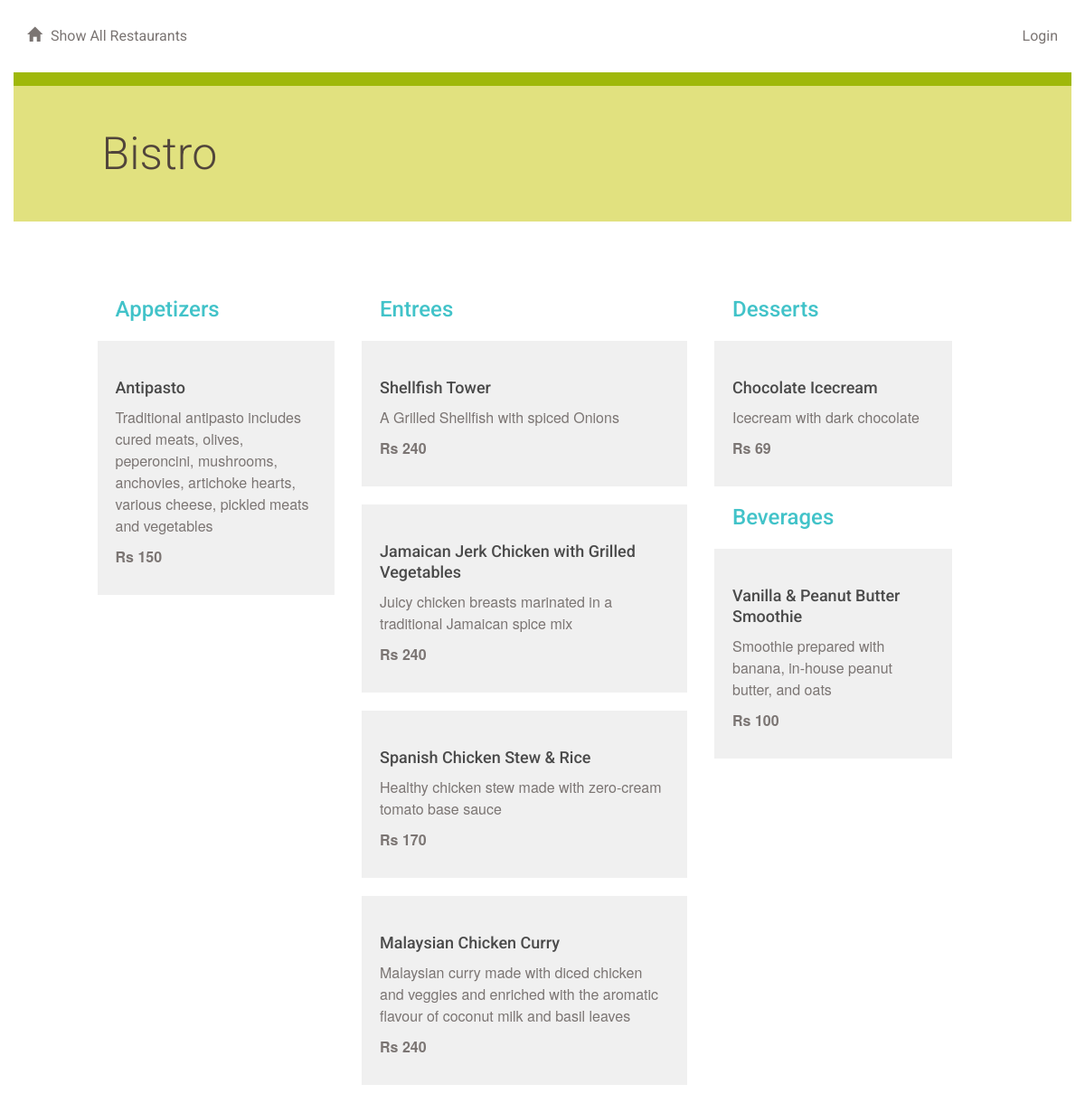
/restaurant/5/menu/, run on the app's committed database.
### database_setup.py (models this page shows, shortened)
class Restaurant(Base):
   __tablename__ = 'restaurant'
   id = Column(Integer, primary_key=True)
   name = Column(String(250), nullable=False)
   user_id = Column(Integer, ForeignKey('user.id'))
   user = relationship(User)
   menu_item = relationship('MenuItem', cascade='all, delete-orphan')

class MenuItem(Base):
    __tablename__ = 'menu_item'
    name =Column(String(80), nullable = False)
    id = Column(Integer, primary_key = True)
    description = Column(String(250))
    price = Column(String(8))
    course = Column(String(250))
    restaurant_id = Column(Integer,ForeignKey('restaurant.id'))
    restaurant = relationship('Restaurant')
    user_id = Column(Integer, ForeignKey('user.id'))
    user = relationship(User)

### projectlogin.py (the view)
@app.route('/restaurant/<int:restaurant_id>/')
@app.route('/restaurant/<int:restaurant_id>/menu/')
def showMenu(restaurant_id):
    restaurant = session.query(Restaurant).filter_by(id = restaurant_id).first()
    creator = getUserInfo(restaurant.user_id)
    items = session.query(MenuItem).filter_by(restaurant_id = restaurant_id).all()
    if 'username' not in login_session:
       return render_template('publicmenu.html', items = items, \
                              restaurant = restaurant, creator = creator)
    else:
       return render_template('menu.html', items=items, \
                              restaurant=restaurant, creator=creator)

### projectlogin.py (called while the page is built)
def getUserInfo(user_id):
    user = session.query(User).filter_by(id=user_id).first()
    return user

### templates/publicmenu.html (shortened to what this page needs)
{% extends "main.html" %}
{% block content %}
{% include "header.html" %}
	<div class="row divider green">
		<div class="col-md-12"></div>
	</div>
	<div class="row banner menu">
		<div class="col-md-11 col-md-offset-1 padding-none">
			<h1>{{ restaurant.name }}
			<figure class="creator">
			</figure>
			</h1>
		</div>
	</div>
	<div class="row padding-top padding-bottom">
		<div class="col-md-1"></div>
		<div class="col-md-11 padding-none">
		</div>
		<div class="col-md-7"></div>
	</div>
	<div class="row">
		<div class="col-md-12">
		</div>
	</div>
	{% if items !=[] %}
		<div class="row">
			<div class="col-md-1"></div>
			<div class="col-md-3">
				<h2>Appetizers</h2>
					{% for i in items %}
						{% if i.course == 'Appetizer' %}
							<div class="menu-item">
								<h3>{{i.name}}</h3>
								<p>{{i.description}}</p>
								<p class="menu-price">{{i.price}}</p>
							</div>
						{% endif %}
					{% endfor %}
			</div>
			<div class="col-md-4">
				<h2>Entrees</h2>
					{% for i in items %}
						{% if i.course == 'Entree' %}
						<div class="menu-item">
							<h3>{{i.name}}</h3>
							<p>{{i.description}}</p>
							<p class="menu-price">{{i.price}}</p>
						</div>
						{% endif %}
					{% endfor %}
			</div>
			<div class="col-md-3">
				<h2>Desserts</h2>
					{% for i in items %}
						{% if i.course == 'Dessert' %}
						<div class="menu-item">
							<h3>{{i.name}}</h3>
							<p>{{i.description}}</p>
							<p class="menu-price">{{i.price}}</p>
						</div>
						{% endif %}
					{% endfor %}
				<h2>Beverages</h2>
					{% for i in items %}
						{% if i.course == 'Beverage' %}
						<div class="menu-item">
							<h3>{{i.name}}</h3>
							<p>{{i.description}}</p>
							<p class="menu-price">{{i.price}}</p>
						</div>
						{% endif %}
					{% endfor %}
			</div>
			<div class="col-md-1"></div>
		</div>
	{% endif %}
{% endblock %}

### styles.css (style rules this page uses)
* { font-family: "Helvetica Neue Bold", Roboto, Helvetica, Arial, sans-serif; font-weight: 700; }
h1 { font-family: "Helvetica Neue Light", Roboto, Helvetica, Arial, sans-serif; font-size: 50px; color: #51453B; line-height: 60px; font-weight: 300; }
h2 { font-size: 24px; color: #42C3C9; line-height: 29px; }
h3 { font-size: 18px; color: #4A4A4A; line-height: 23px; }
p { font-family: "Helvetica Neue", Roboto, Helvetica, Arial, sans-serif; font-size: 16px; color: #7B7573; line-height: 24px; font-weight: 400; }
.padding-top { padding-top: 30px; }
.padding-bottom { padding-bottom: 30px; }
.padding-none { padding: 0; }
.divider { height: 15px; }
.divider.green { background-color: #9FB80A; }
.banner.menu { height: 150px; background-color: #E1E17F; }
.banner h1 { margin: 45px 0; }
.menu-item { background: #F0F0F0; padding: 20px; margin: 20px; margin-left: -20px; }
.menu-price { font-weight: 700; }
.creator { padding-right: 20px; margin-top: -20px; text-align: right; float:right; }

### data on the page
Restaurant: name "Bistro"
MenuItem: name "Antipasto", description "Traditional antipasto includes cured meats, olives, peperoncini, mushrooms, anchovies, artichoke hearts, various cheese, pickled meats and vegetables", price "Rs 150"
MenuItem: name "Shellfish Tower", description "A Grilled Shellfish with spiced Onions", price "Rs 240"
MenuItem: name "Jamaican Jerk Chicken with Grilled Vegetables", description "Juicy chicken breasts marinated in a traditional Jamaican spice mix", price "Rs 240"
MenuItem: name "Spanish Chicken Stew & Rice", description "Healthy chicken stew made with zero-cream tomato base sauce", price "Rs 170"
MenuItem: name "Malaysian Chicken Curry", description "Malaysian curry made with diced chicken and veggies and enriched with the aromatic flavour of coconut milk and basil leaves", price "Rs 240"
MenuItem: name "Chocolate Icecream", description "Icecream with dark chocolate", price "Rs 69"
MenuItem: name "Vanilla & Peanut Butter Smoothie", description "Smoothie prepared with banana, in-house peanut butter, and oats", price "Rs 100"
